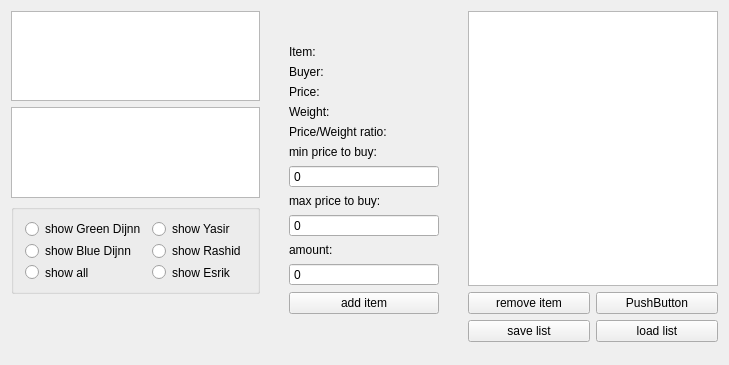
<?xml version="1.0" encoding="UTF-8"?>
<ui version="4.0">
 <class>Market</class>
 <widget class="QWidget" name="Market">
  <property name="geometry">
   <rect>
    <x>0</x>
    <y>0</y>
    <width>729</width>
    <height>365</height>
   </rect>
  </property>
  <property name="windowTitle">
   <string>Market</string>
  </property>
  <layout class="QGridLayout" name="gridLayout_2">
   <item row="0" column="0">
    <layout class="QGridLayout" name="gridLayout">
     <item row="0" column="0">
      <layout class="QGridLayout" name="gridLayout_3">
       <item row="1" column="5" rowspan="11">
        <spacer name="horizontalSpacer_2">
         <property name="orientation">
          <enum>Qt::Horizontal</enum>
         </property>
         <property name="sizeHint" stdset="0">
          <size>
           <width>40</width>
           <height>20</height>
          </size>
         </property>
        </spacer>
       </item>
       <item row="1" column="6" rowspan="9">
        <layout class="QGridLayout" name="gridLayout_4">
         <item row="1" column="0">
          <widget class="QPushButton" name="pushButton">
           <property name="text">
            <string>remove item</string>
           </property>
          </widget>
         </item>
         <item row="2" column="0">
          <widget class="QPushButton" name="pushButton_3">
           <property name="text">
            <string>save list</string>
           </property>
          </widget>
         </item>
         <item row="1" column="1">
          <widget class="QPushButton" name="pushButton_2">
           <property name="text">
            <string>PushButton</string>
           </property>
          </widget>
         </item>
         <item row="0" column="0" colspan="2">
          <widget class="QListWidget" name="listWidget">
           <property name="minimumSize">
            <size>
             <width>250</width>
             <height>0</height>
            </size>
           </property>
           <property name="maximumSize">
            <size>
             <width>250</width>
             <height>16777215</height>
            </size>
           </property>
          </widget>
         </item>
         <item row="2" column="1">
          <widget class="QPushButton" name="pushButton_4">
           <property name="text">
            <string>load list</string>
           </property>
          </widget>
         </item>
        </layout>
       </item>
       <item row="1" column="4" rowspan="10">
        <layout class="QGridLayout" name="gridLayout_5">
         <item row="14" column="0" colspan="2">
          <widget class="QPushButton" name="addItemButton">
           <property name="text">
            <string>add item</string>
           </property>
          </widget>
         </item>
         <item row="8" column="0" colspan="2">
          <widget class="QLabel" name="minPriceLabel">
           <property name="maximumSize">
            <size>
             <width>16777215</width>
             <height>25</height>
            </size>
           </property>
           <property name="text">
            <string>min price to buy:</string>
           </property>
          </widget>
         </item>
         <item row="3" column="0" colspan="2">
          <widget class="QLabel" name="priceInfoLabel">
           <property name="maximumSize">
            <size>
             <width>16777215</width>
             <height>25</height>
            </size>
           </property>
           <property name="text">
            <string>Price:</string>
           </property>
          </widget>
         </item>
         <item row="12" column="0" colspan="2">
          <widget class="QLabel" name="label">
           <property name="text">
            <string>amount: </string>
           </property>
          </widget>
         </item>
         <item row="5" column="0" colspan="2">
          <widget class="QLabel" name="priceWeightRatioLabel">
           <property name="minimumSize">
            <size>
             <width>150</width>
             <height>0</height>
            </size>
           </property>
           <property name="text">
            <string>Price/Weight ratio:</string>
           </property>
          </widget>
         </item>
         <item row="11" column="0" colspan="2">
          <widget class="QSpinBox" name="maxPriceValue">
           <property name="maximumSize">
            <size>
             <width>16777215</width>
             <height>25</height>
            </size>
           </property>
           <property name="buttonSymbols">
            <enum>QAbstractSpinBox::NoButtons</enum>
           </property>
           <property name="maximum">
            <number>999999999</number>
           </property>
          </widget>
         </item>
         <item row="2" column="0" colspan="2">
          <widget class="QLabel" name="buyerInfoLabel">
           <property name="maximumSize">
            <size>
             <width>16777215</width>
             <height>25</height>
            </size>
           </property>
           <property name="text">
            <string>Buyer: </string>
           </property>
          </widget>
         </item>
         <item row="4" column="0" colspan="2">
          <widget class="QLabel" name="weightInfoLabel">
           <property name="maximumSize">
            <size>
             <width>16777215</width>
             <height>25</height>
            </size>
           </property>
           <property name="text">
            <string>Weight:</string>
           </property>
          </widget>
         </item>
         <item row="9" column="0" colspan="2">
          <widget class="QSpinBox" name="minPriceValue">
           <property name="maximumSize">
            <size>
             <width>16777215</width>
             <height>25</height>
            </size>
           </property>
           <property name="buttonSymbols">
            <enum>QAbstractSpinBox::NoButtons</enum>
           </property>
           <property name="maximum">
            <number>999999999</number>
           </property>
          </widget>
         </item>
         <item row="13" column="0" colspan="2">
          <widget class="QSpinBox" name="amountValue">
           <property name="buttonSymbols">
            <enum>QAbstractSpinBox::NoButtons</enum>
           </property>
           <property name="maximum">
            <number>999999999</number>
           </property>
          </widget>
         </item>
         <item row="10" column="0" colspan="2">
          <widget class="QLabel" name="maxPriceLabel">
           <property name="maximumSize">
            <size>
             <width>16777215</width>
             <height>25</height>
            </size>
           </property>
           <property name="text">
            <string>max price to buy:</string>
           </property>
          </widget>
         </item>
         <item row="1" column="0" colspan="2">
          <widget class="QLabel" name="itemNameInfoLabel">
           <property name="maximumSize">
            <size>
             <width>16777215</width>
             <height>25</height>
            </size>
           </property>
           <property name="text">
            <string>Item: </string>
           </property>
          </widget>
         </item>
         <item row="0" column="0" colspan="2">
          <spacer name="verticalSpacer_2">
           <property name="orientation">
            <enum>Qt::Vertical</enum>
           </property>
           <property name="sizeHint" stdset="0">
            <size>
             <width>20</width>
             <height>40</height>
            </size>
           </property>
          </spacer>
         </item>
         <item row="15" column="0" colspan="2">
          <spacer name="verticalSpacer">
           <property name="orientation">
            <enum>Qt::Vertical</enum>
           </property>
           <property name="sizeHint" stdset="0">
            <size>
             <width>20</width>
             <height>40</height>
            </size>
           </property>
          </spacer>
         </item>
        </layout>
       </item>
       <item row="1" column="3" rowspan="11">
        <spacer name="horizontalSpacer">
         <property name="orientation">
          <enum>Qt::Horizontal</enum>
         </property>
         <property name="sizeHint" stdset="0">
          <size>
           <width>40</width>
           <height>20</height>
          </size>
         </property>
        </spacer>
       </item>
       <item row="1" column="2">
        <layout class="QVBoxLayout" name="verticalLayout_2">
         <item>
          <widget class="QListWidget" name="categoriesWindow"/>
         </item>
         <item>
          <widget class="QListWidget" name="itemList"/>
         </item>
         <item>
          <widget class="QGroupBox" name="sellersRadioButtonBox">
           <property name="minimumSize">
            <size>
             <width>0</width>
             <height>90</height>
            </size>
           </property>
           <property name="title">
            <string/>
           </property>
           <layout class="QGridLayout" name="gridLayout_7">
            <item row="2" column="1">
             <widget class="QRadioButton" name="showItemsButton_All">
              <property name="text">
               <string>show all</string>
              </property>
             </widget>
            </item>
            <item row="0" column="1">
             <widget class="QRadioButton" name="showItemsButton_Green">
              <property name="text">
               <string>show Green Dijnn</string>
              </property>
             </widget>
            </item>
            <item row="0" column="2">
             <widget class="QRadioButton" name="showItemsButton_Yasir">
              <property name="text">
               <string>show Yasir</string>
              </property>
             </widget>
            </item>
            <item row="1" column="1">
             <widget class="QRadioButton" name="showItemsButton_Blue">
              <property name="text">
               <string>show Blue Dijnn</string>
              </property>
             </widget>
            </item>
            <item row="1" column="2">
             <widget class="QRadioButton" name="showItemsButton_Rashid">
              <property name="text">
               <string>show Rashid</string>
              </property>
             </widget>
            </item>
            <item row="2" column="2">
             <widget class="QRadioButton" name="showItemsButton_Esrik">
              <property name="text">
               <string>show Esrik</string>
              </property>
             </widget>
            </item>
           </layout>
          </widget>
         </item>
        </layout>
       </item>
      </layout>
     </item>
    </layout>
   </item>
  </layout>
 </widget>
 <layoutdefault spacing="6" margin="11"/>
 <resources/>
 <connections>
  <connection>
   <sender>categoriesWindow</sender>
   <signal>currentItemChanged(QListWidgetItem*,QListWidgetItem*)</signal>
   <receiver>Market</receiver>
   <slot>categoryChanged()</slot>
   <hints>
    <hint type="sourcelabel">
     <x>126</x>
     <y>96</y>
    </hint>
    <hint type="destinationlabel">
     <x>366</x>
     <y>234</y>
    </hint>
   </hints>
  </connection>
  <connection>
   <sender>showItemsButton_All</sender>
   <signal>clicked()</signal>
   <receiver>Market</receiver>
   <slot>sellerGroupBoxChanged()</slot>
   <hints>
    <hint type="sourcelabel">
     <x>74</x>
     <y>435</y>
    </hint>
    <hint type="destinationlabel">
     <x>366</x>
     <y>234</y>
    </hint>
   </hints>
  </connection>
  <connection>
   <sender>showItemsButton_Blue</sender>
   <signal>clicked()</signal>
   <receiver>Market</receiver>
   <slot>sellerGroupBoxChanged()</slot>
   <hints>
    <hint type="sourcelabel">
     <x>183</x>
     <y>387</y>
    </hint>
    <hint type="destinationlabel">
     <x>366</x>
     <y>234</y>
    </hint>
   </hints>
  </connection>
  <connection>
   <sender>showItemsButton_Green</sender>
   <signal>clicked()</signal>
   <receiver>Market</receiver>
   <slot>sellerGroupBoxChanged()</slot>
   <hints>
    <hint type="sourcelabel">
     <x>74</x>
     <y>387</y>
    </hint>
    <hint type="destinationlabel">
     <x>366</x>
     <y>234</y>
    </hint>
   </hints>
  </connection>
  <connection>
   <sender>showItemsButton_Rashid</sender>
   <signal>clicked()</signal>
   <receiver>Market</receiver>
   <slot>sellerGroupBoxChanged()</slot>
   <hints>
    <hint type="sourcelabel">
     <x>183</x>
     <y>411</y>
    </hint>
    <hint type="destinationlabel">
     <x>366</x>
     <y>234</y>
    </hint>
   </hints>
  </connection>
  <connection>
   <sender>showItemsButton_Yasir</sender>
   <signal>clicked()</signal>
   <receiver>Market</receiver>
   <slot>sellerGroupBoxChanged()</slot>
   <hints>
    <hint type="sourcelabel">
     <x>74</x>
     <y>411</y>
    </hint>
    <hint type="destinationlabel">
     <x>366</x>
     <y>234</y>
    </hint>
   </hints>
  </connection>
  <connection>
   <sender>showItemsButton_Esrik</sender>
   <signal>clicked()</signal>
   <receiver>Market</receiver>
   <slot>sellerGroupBoxChanged()</slot>
   <hints>
    <hint type="sourcelabel">
     <x>183</x>
     <y>435</y>
    </hint>
    <hint type="destinationlabel">
     <x>366</x>
     <y>234</y>
    </hint>
   </hints>
  </connection>
  <connection>
   <sender>itemList</sender>
   <signal>currentItemChanged(QListWidgetItem*,QListWidgetItem*)</signal>
   <receiver>Market</receiver>
   <slot>itemChanged()</slot>
   <hints>
    <hint type="sourcelabel">
     <x>152</x>
     <y>268</y>
    </hint>
    <hint type="destinationlabel">
     <x>364</x>
     <y>229</y>
    </hint>
   </hints>
  </connection>
  <connection>
   <sender>addItemButton</sender>
   <signal>clicked()</signal>
   <receiver>Market</receiver>
   <slot>addItemButtonPressed()</slot>
   <hints>
    <hint type="sourcelabel">
     <x>363</x>
     <y>341</y>
    </hint>
    <hint type="destinationlabel">
     <x>364</x>
     <y>182</y>
    </hint>
   </hints>
  </connection>
 </connections>
 <slots>
  <slot>sellerGroupBoxChanged()</slot>
  <slot>categoryChanged()</slot>
  <slot>itemChanged()</slot>
  <slot>addItemButtonPressed()</slot>
 </slots>
</ui>
